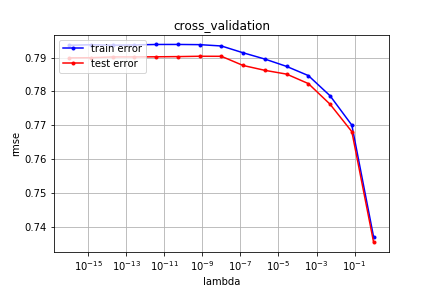

This figure's Python source:
import numpy as np
from implementations import *
from proj1_helpers import *
from helpers import *
import matplotlib.pyplot as plt



def cross_validation_visualization(lambds, mse_tr, mse_te):
    """visualization the curves of mse_tr and mse_te."""
    plt.semilogx(lambds, mse_tr, marker=".", color='b', label='train error')
    plt.semilogx(lambds, mse_te, marker=".", color='r', label='test error')
    plt.xlabel("lambda")
    plt.ylabel("rmse")
    plt.title("cross validation")
    plt.legend(loc=2)
    plt.grid(True)
    plt.savefig("cross_validation")

def accuracy(y_predict, y):
    correct = 0
    for i, sample in enumerate(y):
        if sample == y_predict[i]:
            correct += 1
    return correct/len(y)

def cross_validation(y, x, k_indices, k, lambda_, degree):
    """return the loss of ridge regression."""
    test_setX = np.array([]).reshape(0,x.shape[1])
    train_setX = np.array([]).reshape(0,x.shape[1])
    test_setY = np.array([])
    train_setY = np.array([])
    for i in range(len(k_indices)):
      
        if i == k:
            test_setX = np.append(test_setX, x[k_indices[i]], 0)
            test_setY = np.append(test_setY, y[k_indices[i]])
            
        else:
            train_setX = np.append(train_setX, x[k_indices[i]], 0)
            train_setY = np.append(train_setY, y[k_indices[i]])
    #test_setX = build_poly(test_setX, 1,degree)
    #train_setX = build_poly(train_setX,1, degree)
    
    w, mse = ridge_regression(train_setY, train_setX, lambda_)
    rmse_tr = mse
    rmse_te = np.sqrt(2 * compute_mse(test_setY, test_setX, w))
    y_te = predict_labels(w, test_setX)
    y_tr = predict_labels(w, train_setX)
    acc_te = accuracy(y_te,test_setY)
    acc_tr = accuracy(y_tr, train_setY)
    return rmse_tr, rmse_te, acc_tr, acc_te






def build_k_indices(y, k_fold, seed):
    """build k indices for k-fold."""
    num_row = y.shape[0]
    interval = int(num_row / k_fold)
    np.random.seed(seed)
    indices = np.random.permutation(num_row)
    k_indices = [indices[k * interval: (k + 1) * interval]
                 for k in range(k_fold)]
    return np.array(k_indices)


def cross_validation_demo(y, tx, lambdas ,degree):
    seed = 1
    k_fold = 5
    # split data in k fold
    k_indices = build_k_indices(y, k_fold, seed)
    # define lists to store the loss of training data and test data
    rmse_tr = []
    rmse_te = []
    acc_tr = []
    acc_te = []
    for lambda_ in lambdas:
        tr_temp = 0
        te_temp = 0
        te = 0
        tr = 0
        
        for k in range(k_fold):
            loss_tr, loss_te, pred_tr, pred_te = cross_validation(y, tx, k_indices, k, lambda_,degree)
            tr_temp += loss_tr
            te_temp += loss_te
            te += pred_te
            tr += pred_tr
        rmse_tr.append(tr_temp/k_fold)
        rmse_te.append(te_temp/k_fold)
        acc_tr.append(tr/k_fold)
        acc_te.append(te/k_fold)
    print(rmse_tr)
    print(rmse_te)
    #cross_validation_visualization(lambdas, rmse_tr, rmse_te)
    cross_validation_visualization(lambdas, acc_tr, acc_te)
